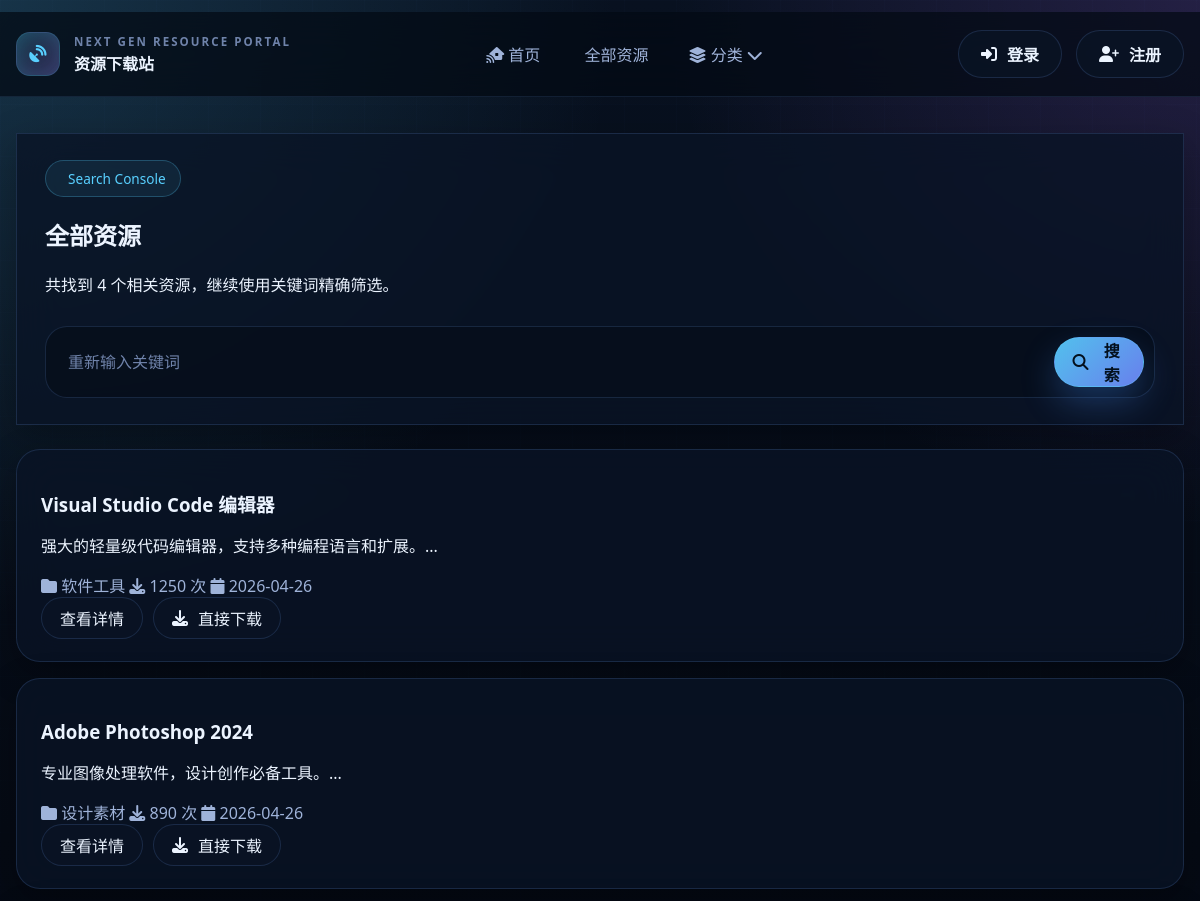
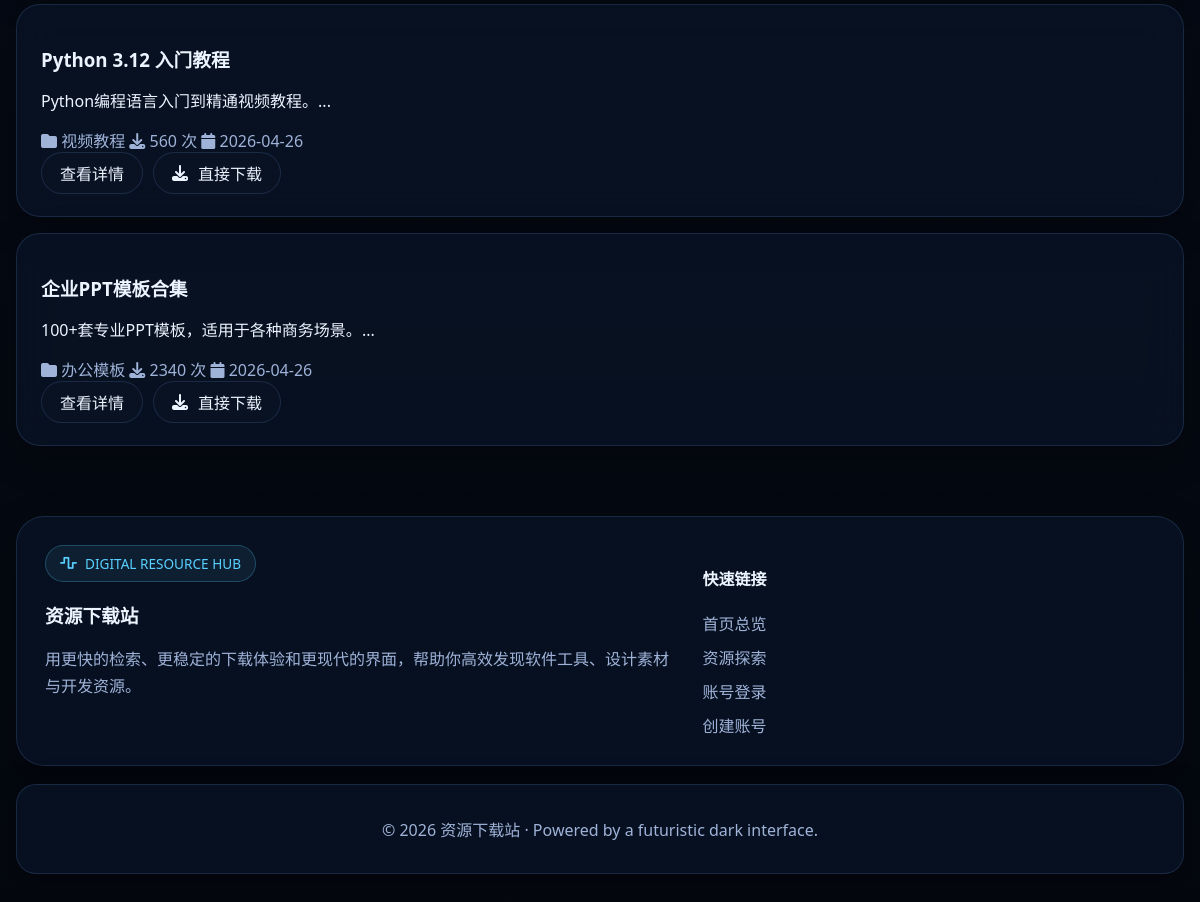
Screenshot of /www/search.php with the database file from the repository (2 pictures, top to bottom).
### tables this page shows
CREATE TABLE `settings` (
    `id` INT AUTO_INCREMENT PRIMARY KEY,
    `key` VARCHAR(100) NOT NULL,
    `value` TEXT DEFAULT NULL,
    UNIQUE KEY `uniq_settings_key` (`key`)
);

CREATE TABLE `resources` (
    `id` INT AUTO_INCREMENT PRIMARY KEY,
    `title` VARCHAR(200) NOT NULL,
    `slug` VARCHAR(200) NOT NULL UNIQUE,
    `description` TEXT,
    `content` MEDIUMTEXT DEFAULT NULL,
    `version` VARCHAR(50) DEFAULT NULL,
    `file_path` VARCHAR(500) NOT NULL,
    `file_size` BIGINT DEFAULT 0,
    `file_type` VARCHAR(50) DEFAULT NULL,
    `download_link` VARCHAR(500) DEFAULT NULL,
    `cover_image` VARCHAR(500) DEFAULT NULL,
    `category_id` INT NOT NULL,
    `user_id` INT DEFAULT NULL,
    `download_count` INT DEFAULT 0,
    `view_count` INT DEFAULT 0,
    `is_featured` TINYINT DEFAULT 0,
    `status` TINYINT DEFAULT 1,
    `created_at` TIMESTAMP DEFAULT CURRENT_TIMESTAMP,
    FOREIGN KEY (`category_id`) REFERENCES `categories`(`id`) ON DELETE CASCADE,
    FOREIGN KEY (`user_id`) REFERENCES `users`(`id`) ON DELETE SET NULL
);

CREATE TABLE `categories` (
    `id` INT AUTO_INCREMENT PRIMARY KEY,
    `name` VARCHAR(50) NOT NULL,
    `slug` VARCHAR(50) NOT NULL UNIQUE,
    `icon` VARCHAR(50) DEFAULT 'fa-folder',
    `sort_order` INT DEFAULT 0,
    `status` TINYINT DEFAULT 1,
    `created_at` TIMESTAMP DEFAULT CURRENT_TIMESTAMP
);

### config/database.php (called while the page is built, shortened)
<?php
$db_host = getenv('DB_HOST') ?: '127.0.0.1';
$db_port = 3306;
$db_name = getenv('DB_NAME') ?: 'download_db';
$db_user = getenv('DB_USER') ?: 'root';
$db_pass = getenv('DB_PASS') ?: '';
$db_charset = 'utf8mb4';
try {
    $dsn = "mysql:host=$db_host;port=$db_port;dbname=$db_name;charset=$db_charset";
    $pdo = new PDO($dsn, $db_user, $db_pass);
    $pdo->setAttribute(PDO::ATTR_ERRMODE, PDO::ERRMODE_EXCEPTION);
    $pdo->setAttribute(PDO::ATTR_DEFAULT_FETCH_MODE, PDO::FETCH_ASSOC);
} catch(PDOException $e) {
    die("数据库连接失败: " . $e->getMessage());
}
function getSetting($key, $default = '') {
    global $pdo;
    try {
        $stmt = $pdo->prepare("SELECT value FROM settings WHERE `key` = ?");
        $stmt->execute([$key]);
        $result = $stmt->fetch();
        return $result ? $result['value'] : $default;
    } catch(Exception $e) {
        return $default;
    }
}
?>

### www/includes/functions.php (called while the page is built, shortened)
<?php
function isLoggedIn() {
    return isset($_SESSION['user_id']);
}
function formatNumber($num) {
    return $num;
}
?>

### www/search.php (the view, shortened to what this page needs)
<?php
require_once '../config/database.php';
require_once 'includes/functions.php';
$keyword = isset($_GET['q']) ? trim($_GET['q']) : '';
$page = isset($_GET['page']) ? (int)$_GET['page'] : 1;
$perPage = 20;
$offset = ($page - 1) * $perPage;
$resources = [];
$total = 0;
if ($keyword !== '') {
    $stmt = $pdo->prepare("SELECT SQL_CALC_FOUND_ROWS r.*, c.name as cat_name
                           FROM resources r
                           LEFT JOIN categories c ON r.category_id = c.id
                           WHERE r.status = 1 AND (r.title LIKE ? OR r.description LIKE ?)
                           ORDER BY r.created_at DESC
                           LIMIT ? OFFSET ?");
    $searchTerm = "%$keyword%";
    $stmt->bindValue(1, $searchTerm, PDO::PARAM_STR);
    $stmt->bindValue(2, $searchTerm, PDO::PARAM_STR);
    $stmt->bindValue(3, $perPage, PDO::PARAM_INT);
    $stmt->bindValue(4, $offset, PDO::PARAM_INT);
    $stmt->execute();
    $resources = $stmt->fetchAll();
    $total = $pdo->query("SELECT FOUND_ROWS()")->fetchColumn();
} else {
    $stmt = $pdo->prepare("SELECT SQL_CALC_FOUND_ROWS r.*, c.name as cat_name
                           FROM resources r
                           LEFT JOIN categories c ON r.category_id = c.id
                           WHERE r.status = 1
                           ORDER BY r.created_at DESC
                           LIMIT ? OFFSET ?");
    $stmt->bindValue(1, $perPage, PDO::PARAM_INT);
    $stmt->bindValue(2, $offset, PDO::PARAM_INT);
    $stmt->execute();
    $resources = $stmt->fetchAll();
    $total = $pdo->query("SELECT FOUND_ROWS()")->fetchColumn();
}
?>
<!DOCTYPE html>
<html lang="zh-CN">
<head>
    <link rel="stylesheet" href="assets/css/style.css">
    <link rel="stylesheet" href="https://cdnjs.cloudflare.com/ajax/libs/font-awesome/6.4.0/css/all.min.css">
</head>
<body class="page-shell search-results">
    <?php include 'includes/header.php'; ?>
    <section class="tech-section">
        <div class="container">
            <div class="search-header">
                <div>
                    <span class="pill"><i class="fas fa-radar"></i> Search Console</span>
                    <h1><?= htmlspecialchars($keyword !== '' ? "搜索：$keyword" : '全部资源') ?></h1>
                    <p>共找到 <?= $total ?> 个相关资源，继续使用关键词精确筛选。</p>
                </div>
                <form class="search-form-inline" action="search.php" method="get">
                    <input type="text" name="q" value="<?= htmlspecialchars($keyword) ?>" placeholder="重新输入关键词">
                    <button type="submit"><i class="fas fa-search"></i> 搜索</button>
                </form>
            </div>
            <?php if ($resources): ?>
            <div class="resource-list">
                <?php foreach ($resources as $item): ?>
                <div class="result-item">
                    <div class="result-info">
                        <h3><a href="resource.php?id=<?= $item['id'] ?>"><?= htmlspecialchars($item['title']) ?></a></h3>
                        <p><?= htmlspecialchars(mb_substr($item['description'], 0, 100)) ?>...</p>
                        <div class="result-meta">
                            <span><i class="fas fa-folder"></i> <?= htmlspecialchars($item['cat_name']) ?></span>
                            <span><i class="fas fa-download"></i> <?= formatNumber($item['download_count']) ?> 次</span>
                            <span><i class="fas fa-calendar"></i> <?= date('Y-m-d', strtotime($item['created_at'])) ?></span>
                        </div>
                    </div>
                    <div class="table-actions">
                        <a href="resource.php?id=<?= $item['id'] ?>" class="btn-sm">查看详情</a>
                        <a href="download.php?id=<?= $item['id'] ?>" class="btn-sm"><i class="fas fa-download"></i> 直接下载</a>
                    </div>
                </div>
                <?php endforeach; ?>
            </div>
            <?php endif; ?>
        </div>
    </section>
    <?php include 'includes/footer.php'; ?>
</body>
</html>

### www/includes/header.php (shortened to what this page needs)
<?php
$siteName = getSetting('site_name');
$currentDir = trim(str_replace('\\', '/', dirname($_SERVER['SCRIPT_NAME'] ?? '')), '/');
$basePrefix = $currentDir === '' ? '' : str_repeat('../', substr_count($currentDir, '/'));
$siteTagline = 'NEXT GEN RESOURCE PORTAL';
?>
<header class="site-header">
    <div class="container header-inner">
        <div class="logo">
            <a href="<?= $basePrefix ?>index.php">
                <span class="logo-mark"><i class="fas fa-satellite-dish"></i></span>
                <span class="logo-text">
                    <small><?= htmlspecialchars($siteTagline) ?></small>
                    <strong><?= htmlspecialchars($siteName) ?></strong>
                </span>
            </a>
        </div>
        <nav class="main-nav">
            <ul>
                <li><a href="<?= $basePrefix ?>index.php"><i class="fas fa-house-signal"></i> 首页</a></li>
                <li><a href="<?= $basePrefix ?>search.php?q="><i class="fas fa-grid-2"></i> 全部资源</a></li>
                <li class="dropdown category-dropdown">
                    <button type="button" class="dropdown-toggle" aria-expanded="false"><i class="fas fa-layer-group"></i> 分类 <i class="fas fa-chevron-down"></i></button>
                </li>
            </ul>
        </nav>
        <div class="header-actions">
            <?php if (isLoggedIn()): ?>
            <div class="user-menu">
                <button type="button" class="user-menu-toggle" aria-expanded="false"><i class="fas fa-circle-user"></i> <?= htmlspecialchars($_SESSION['username']) ?> <i class="fas fa-chevron-down"></i></button>
                <div class="user-dropdown">
                    <a href="<?= $basePrefix ?>user/dashboard.php"><i class="fas fa-chart-line"></i> 个人中心</a>
                    <a href="<?= $basePrefix ?>user/favorites.php"><i class="fas fa-heart"></i> 我的收藏</a>
                    <a href="<?= $basePrefix ?>user/downloads.php"><i class="fas fa-download"></i> 下载记录</a>
                    <?php if (isAdmin()): ?>
                    <a href="<?= $basePrefix ?>admin/"><i class="fas fa-shield-halved"></i> 管理后台</a>
                    <?php endif; ?>
                    <a href="<?= $basePrefix ?>logout.php"><i class="fas fa-right-from-bracket"></i> 退出登录</a>
                </div>
            </div>
            <?php else: ?>
            <a href="<?= $basePrefix ?>login.php" class="btn-login secondary"><i class="fas fa-right-to-bracket"></i> 登录</a>
            <a href="<?= $basePrefix ?>register.php" class="btn-register"><i class="fas fa-user-plus"></i> 注册</a>
            <?php endif; ?>
        </div>
    </div>
</header>

### www/includes/footer.php
<?php $siteName = getSetting('site_name'); ?>
<footer class="site-footer">
    <div class="container">
        <div class="footer-grid">
            <div class="footer-about">
                <span class="pill"><i class="fas fa-wave-square"></i> DIGITAL RESOURCE HUB</span>
                <h3><?= htmlspecialchars($siteName) ?></h3>
                <p>用更快的检索、更稳定的下载体验和更现代的界面，帮助你高效发现软件工具、设计素材与开发资源。</p>
            </div>
            <div class="footer-links">
                <h4>快速链接</h4>
                <ul>
                    <li><a href="index.php">首页总览</a></li>
                    <li><a href="search.php?q=">资源探索</a></li>
                    <li><a href="login.php">账号登录</a></li>
                    <li><a href="register.php">创建账号</a></li>
                </ul>
            </div>
        </div>
        <div class="footer-bottom">
            <p>© <?= date('Y') ?> <?= htmlspecialchars($siteName) ?> · Powered by a futuristic dark interface.</p>
        </div>
    </div>
</footer>

### rows the page displays
settings: value "资源下载站"
resources: title "Visual Studio Code 编辑器", description "强大的轻量级代码编辑器，支持多种编程语言和扩展。", category.name "软件工具", download_count "1250", created_at "2026-04-26"
resources: title "Adobe Photoshop 2024", description "专业图像处理软件，设计创作必备工具。", category.name "设计素材", download_count "890", created_at "2026-04-26"
resources: title "Python 3.12 入门教程", description "Python编程语言入门到精通视频教程。", category.name "视频教程", download_count "560", created_at "2026-04-26"
resources: title "企业PPT模板合集", description "100+套专业PPT模板，适用于各种商务场景。", category.name "办公模板", download_count "2340", created_at "2026-04-26"

### other values shown
$siteTagline "NEXT GEN RESOURCE PORTAL"
$keyword !== '' ? "搜索：$keyword" : '全部资源' "全部资源"
$total "4"
